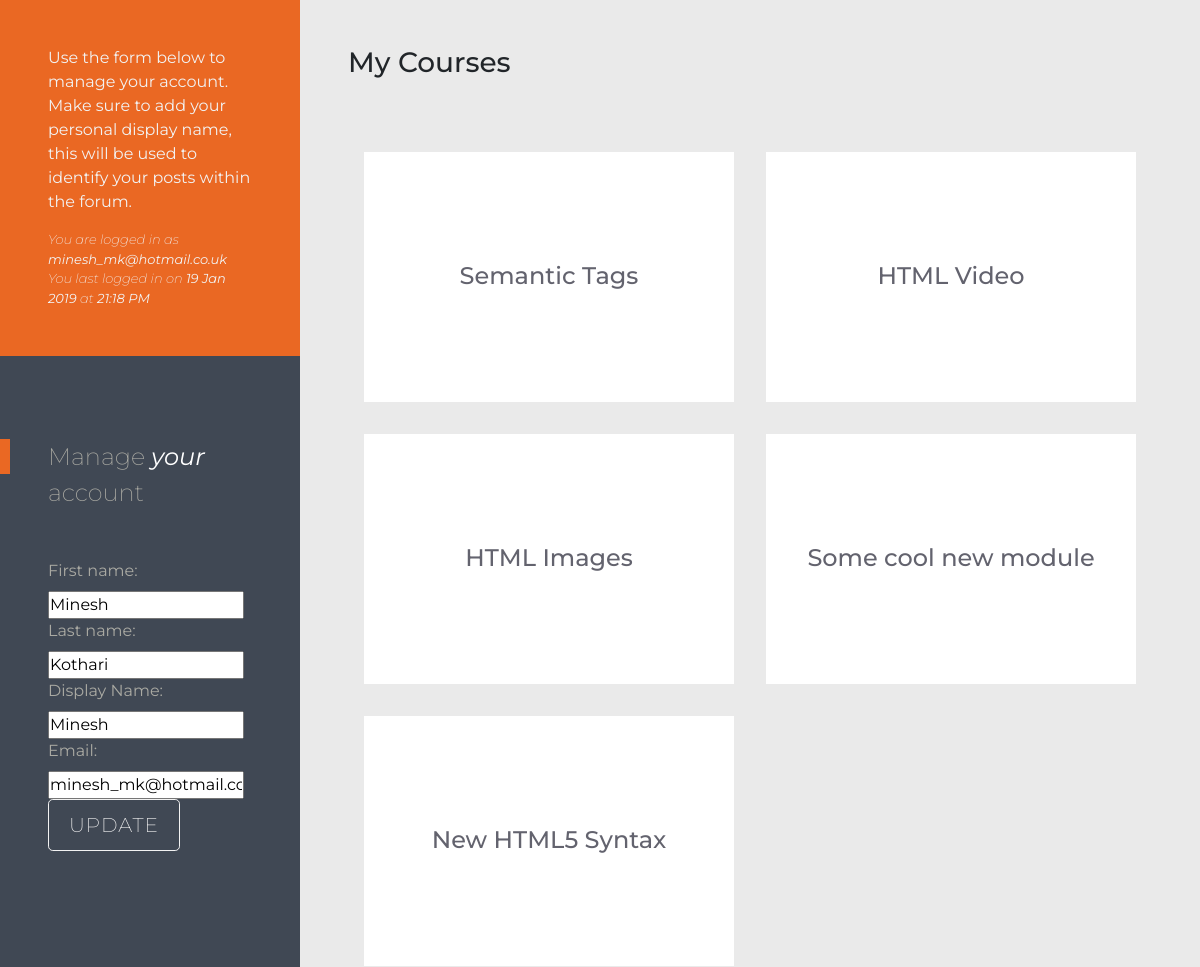
The page /account/profile/ (signed in, middle part) on the database as committed earlier.
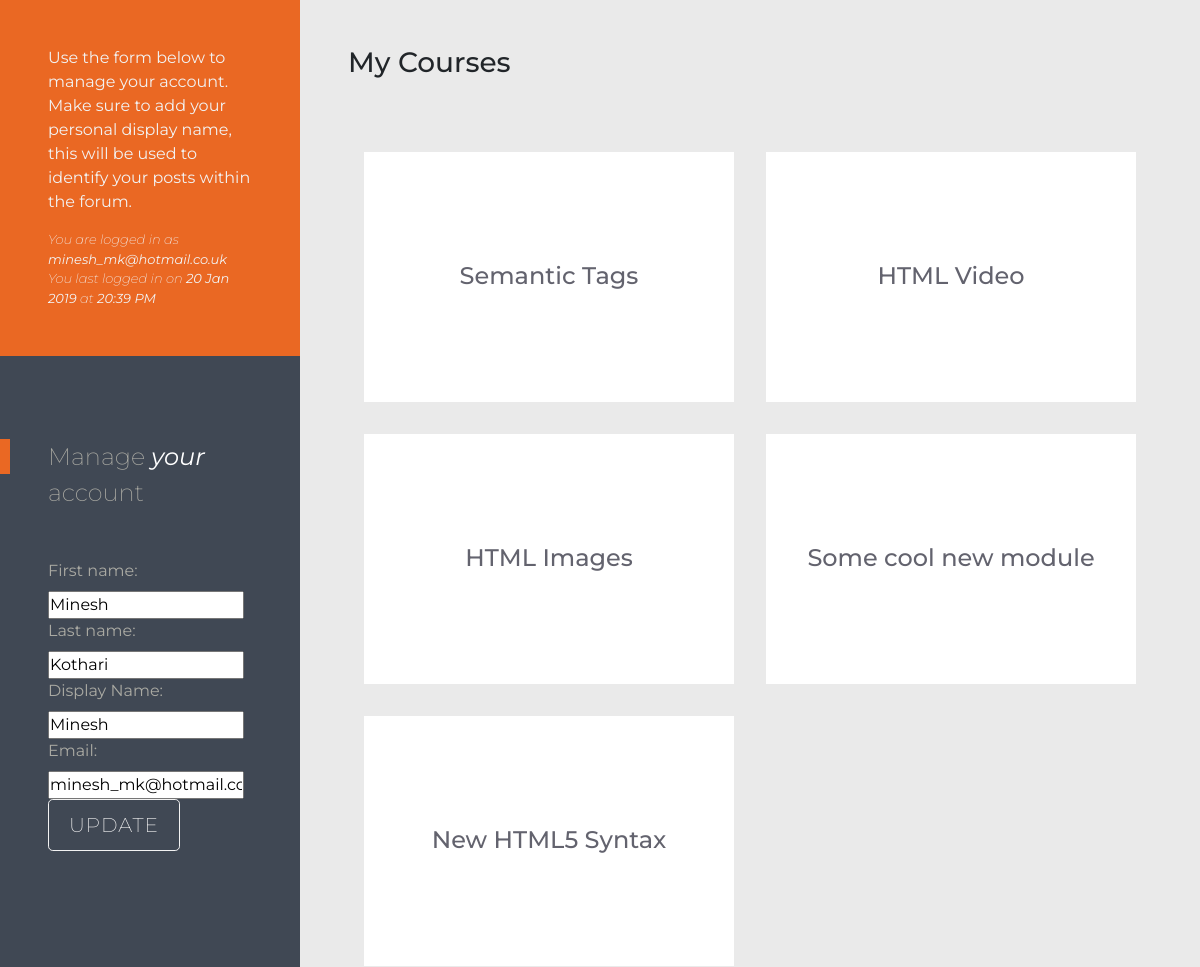
The same page on the database as committed later.
### accounts/models.py (models this page shows)
class User(AbstractUser):
    display_name = models.CharField(max_length=40, default='Anonymous')
    stripe_id = models.CharField(max_length=40, default='')
    objects = AccountUserManager()

### accounts/views.py (the view)
@login_required(login_url='/account/login/')
def profile(request):
    if request.method == 'POST':
        form = UserAccountForm(request.POST, instance=request.user)
        if form.is_valid():
            form.save()
            messages.success(request, "Your details have been updated")
            return redirect(reverse('profile'))
        else:
            messages.error(request, "We've been unable to update your details")
    else:
        form = UserAccountForm(instance=request.user)
    args = {
        'form': form,
        'my_courses': request.user.module_set.all()
    }
    args.update(csrf(request))
    return render(request, 'accounts/profile.html', args)

### accounts/forms.py
class UserAccountForm(forms.ModelForm):
    display_name = forms.CharField(label='Display Name', max_length=16)
    email = forms.EmailField(required=True)
    class Meta:
        model = User
        fields = [
            'first_name',
            'last_name',
            'display_name',
            'email',
        ]
        exclude = ['username']

### cart/contexts.py (called while the page is built)
def cart_contents(request):
    cart = request.session.get('cart', {})
    cart_items = set()
    total = 0
    for module_id in cart.keys():
        module = get_object_or_404(Module, pk=module_id)
        total += module.price
        cart_items.add(module)
    return {'cart_items': cart_items, 'total': total}

### accounts/templates/accounts/profile.html (shortened to what this page needs)
{% extends "accounts/account.html" %}
{% load bootstrap_tags %}
{% block account %}
<section class="profile-section account-section">
    <div class="row no-gutters">
        <div class="col-12 col-md-6 col-xl-3 manage-account-form">
            <div class="profile-section--info text-center text-md-left">
                <div class="profile-disclaimer">
                    <p class="mb-0">
                        Use the form below to manage your account. Make sure to add your personal display name,
                        this will be used to identify your posts within the forum.
                    </p>
                </div>
                <div class="user-details--accounts">
                    <p class="mb-0">You are logged in as <strong>{{ user.email }}</strong></p>
                    <p class="mb-0">You last logged in on <strong>{{ user.last_login|date:"d M Y" }}</strong> at <strong>{{ user.last_login|time:"H:i A" }}</strong></p>
                </div>
            </div>
            <div class="form-container manage-form-container">
                <form role="form" method="post" action="{% url 'profile' %}">
                    <legend> Manage <span>your</span> account</legend>
                    {{ form | as_bootstrap }}
                    <div class="form-group">
                        <button type="submit" class="btn btn-lg fullstack-btn form-submit-btn">Update</button>
                    </div>
                </form>
            </div>
        </div>
        <div class="col-12 col-md-6 col-xl-9 my-courses--accounts">
            <h3 class="my-courses--title">My Courses</h3>
            <div class="row no-gutters">
                {% for module in my_courses %}
                <div class="mk--module-item-container col-12 col-xl-6">
                    <div class="mk--module-item d-flex flex-column align-items-center justify-content-center">
                        <h4 class="module-item--title text-center">{{ module.title }}</h4>
                    </div>
                </div>
                {% endfor %}
            </div>
        </div>
    </div>
</section>
{% endblock %}

Rows that differ between the two databases and show on the page:
changed User "minesh_mk@hotmail.co.uk": last_login "19 Jan 2019" → "20 Jan 2019"; last_login "21:18 PM" → "20:39 PM"
